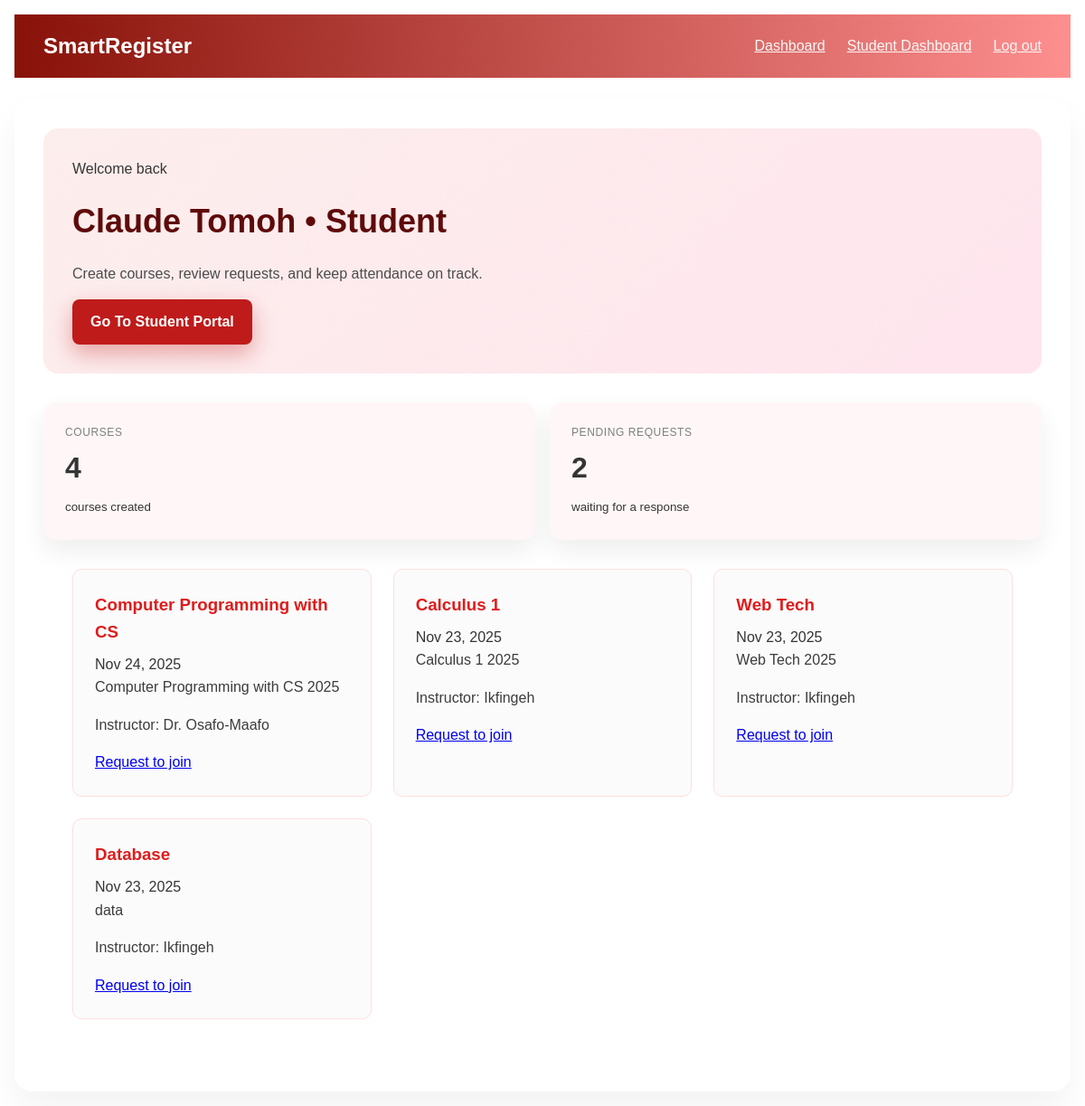
/dashboard.php (signed in), run on the app's committed database.
### tables this page shows
CREATE TABLE courses (
            id INTEGER PRIMARY KEY AUTOINCREMENT,
            title TEXT NOT NULL,
            description TEXT,
            instructor_id INTEGER NOT NULL,
            created_at TEXT NOT NULL DEFAULT CURRENT_TIMESTAMP,
            FOREIGN KEY (instructor_id) REFERENCES users(id) ON DELETE CASCADE
        );

CREATE TABLE users (
            id INTEGER PRIMARY KEY AUTOINCREMENT,
            name TEXT NOT NULL,
            email TEXT NOT NULL UNIQUE,
            password_hash TEXT NOT NULL,
            role TEXT NOT NULL CHECK(role IN ("faculty", "student", "intern")),
            created_at TEXT NOT NULL DEFAULT CURRENT_TIMESTAMP
        );

### functions.php (called while the page is built, shortened)
<?php
function escape(string $value): string
{
    return htmlspecialchars($value, ENT_QUOTES, 'UTF-8');
}
function require_login(): array
{
    return $_SESSION['user'];
}

### dashboard.php (the view, shortened to what this page needs)
<?php
require_once __DIR__ . '/config.php';
require_once __DIR__ . '/functions.php';
$user = require_login();
$totalCourses = (int) $pdo->query('SELECT COUNT(*) FROM courses')->fetchColumn();
if ($user['role'] === 'faculty') {
    $pendingRequests = $pdo->prepare(
        'SELECT COUNT(*) FROM join_requests jr
         JOIN courses c ON jr.course_id = c.id
         WHERE c.instructor_id = :instructor_id AND jr.status = "pending"'
    );
    $pendingRequests->execute(['instructor_id' => $user['id']]);
    $pendingRequestsCount = (int) $pendingRequests->fetchColumn();
} else {
    $pendingRequests = $pdo->prepare(
        'SELECT COUNT(*) FROM join_requests WHERE student_id = :student_id AND status = "pending"'
    );
    $pendingRequests->execute(['student_id' => $user['id']]);
    $pendingRequestsCount = (int) $pendingRequests->fetchColumn();
}
$courseList = $pdo->query(
    'SELECT c.id, c.title, c.description, c.created_at, u.name AS instructor
     FROM courses c
     JOIN users u ON u.id = c.instructor_id
     ORDER BY c.created_at DESC'
)->fetchAll(PDO::FETCH_ASSOC);
?>
<!DOCTYPE html>
<html lang="en">
<head>
  <link rel="stylesheet" href="style.css" />
</head>
<body>
  <nav class="primary-nav">
    <div class="logo">SmartRegister</div>
    <div class="nav-links">
      <a href="dashboard.php" class="active">Dashboard</a>
      <?php if ($user['role'] === 'student'): ?>
        <a href="student_dashboard.php">Student Dashboard</a>
      <?php endif; ?>
      <a href="logout.php">Log out</a>
    </div>
  </nav>
  <main class="dashboard-main">
    <section class="hero">
      <p class="eyebrow">Welcome back</p>
      <h1><?php echo escape($user['name']); ?> • <?php echo escape(ucfirst($user['role'])); ?></h1>
      <p class="subtitle">Create courses, review requests, and keep attendance on track.</p>
      <div class="actions">
        <?php if (in_array($user['role'], ['faculty', 'intern'], true)): ?>
          <a class="primary" href="attendance_manage.php">Open Attendance Hub</a>
        <?php elseif ($user['role'] === 'student'): ?>
          <a class="primary" href="student_dashboard.php">Go to Student Portal</a>
        <?php else: ?>
          <a class="primary" href="dashboard.php">View overview</a>
        <?php endif; ?>
      </div>
    </section>
    <section class="stats">
      <article>
        <p class="label">Courses</p>
        <h2><?php echo $totalCourses; ?></h2>
        <small><?php echo $totalCourses === 1 ? 'course created' : 'courses created'; ?></small>
      </article>
      <article>
        <p class="label">Pending requests</p>
        <h2><?php echo $pendingRequestsCount; ?></h2>
        <small>waiting for <?php echo $user['role'] === 'faculty' ? 'approval' : 'a response'; ?></small>
      </article>
    </section>
    <section id="courseGrid" class="course-grid" aria-label="Available courses">
      <?php if (empty($courseList)): ?>
        <p class="empty-state">No courses have been created yet.</p>
      <?php else: ?>
        <?php foreach ($courseList as $course): ?>
          <article class="course-card">
            <div class="course-card__header">
              <h3><?php echo escape($course['title']); ?></h3>
              <span><?php echo date('M j, Y', strtotime($course['created_at'])); ?></span>
            </div>
            <p><?php echo escape($course['description'] ?: 'No description yet.'); ?></p>
            <p class="muted">Instructor: <?php echo escape($course['instructor']); ?></p>
            <div class="course-card__actions">
              <?php if ($user['role'] === 'student'): ?>
                <a class="secondary" href="student_dashboard.php#courses">Request to join</a>
              <?php elseif ($user['role'] === 'faculty' && $course['instructor'] === $user['name']): ?>
                <a class="secondary" href="faculty.php#requests">Manage requests</a>
              <?php endif; ?>
            </div>
          </article>
        <?php endforeach; ?>
      <?php endif; ?>
    </section>
  </main>
</body>
</html>

### style.css (style rules this page uses)
* { margin: 0; padding: 0; box-sizing: border-box; }
body { font-family: 'Poppins', sans-serif; background-color: white; color: #353535; line-height: 1.6; padding: 1rem; }
.primary-nav { background: linear-gradient(90deg, rgb(136, 18, 9), rgb(253, 143, 143)); color: white; display: flex; justify-content: space-between; align-items: center; padding: 1rem 2rem; margin-bottom: 1.5rem; }
.primary-nav .logo { font-size: 1.5rem; font-weight: 600; }
.primary-nav .nav-links { display: flex; gap: 1.5rem; }
.primary-nav .nav-links a { color: rgb(248, 248, 248); font-weight: 500; }
.course-card { border: 1px solid #ffdfdf; border-radius: 14px; padding: 1rem 1.25rem; background: #fff7f7; }
.course-card p { color: #3c3c3c; }
.dashboard-main { padding: 2rem; display: flex; flex-direction: column; gap: 2rem; background: #fff; border-radius: 20px; box-shadow: 0 20px 40px rgba(0, 0, 0, 0.05); }
.hero { background: linear-gradient(135deg, #fceeec, #ffe5ee); padding: 2rem; border-radius: 16px; display: flex; flex-direction: column; gap: 1rem; }
.hero h1 { font-size: 2.25rem; margin-bottom: 0; color: #5f0a0a; }
.hero .subtitle { font-size: 1rem; color: #4c4c4c; }
.hero .actions { display: flex; gap: 1rem; }
.hero .actions a { text-transform: capitalize; padding: 0.75rem 1.25rem; border-radius: 8px; font-weight: 600; color: #fff; background: #bf1b1b; text-decoration: none; box-shadow: 0 10px 25px rgba(191, 27, 27, 0.35); }
.stats { display: grid; grid-template-columns: repeat(auto-fit, minmax(220px, 1fr)); gap: 1rem; }
.stats article { background: #fff7f7; border-radius: 14px; padding: 1.5rem; box-shadow: 0 12px 28px rgba(0, 0, 0, 0.07); }
.stats .label { color: #7f7f7f; text-transform: uppercase; letter-spacing: 0.05em; font-size: 0.75rem; }
.stats h2 { margin: 0.25rem 0; font-size: 2rem; }
.course-grid { grid-template-columns: repeat(auto-fit, minmax(280px, 1fr)); }
.course-grid { display: grid; gap: 1.5rem; padding: 0 2rem 3rem 2rem; }
.course-card { background: rgb(251, 251, 251); border-radius: 10px; padding: 1.5rem; }
.course-card h3 { color: #de1c1c; margin-bottom: 0.5rem; }
.course-card p { margin-bottom: 1rem; }

### data on the page
courses: title "Computer Programming with CS", created_at "Nov 24, 2025", description "Computer Programming with CS 2025", instructor.name "Dr. Osafo-Maafo"
courses: title "Calculus 1", created_at "Nov 23, 2025", description "Calculus 1 2025", instructor.name "Ikfingeh"
courses: title "Web Tech", created_at "Nov 23, 2025", description "Web Tech 2025", instructor.name "Ikfingeh"
courses: title "Database", created_at "Nov 23, 2025", description "data", instructor.name "Ikfingeh"

### other printed values
$user['name'] "Claude Tomoh"
$user['role'] "Student"
$totalCourses "4"
$pendingRequestsCount "2"
